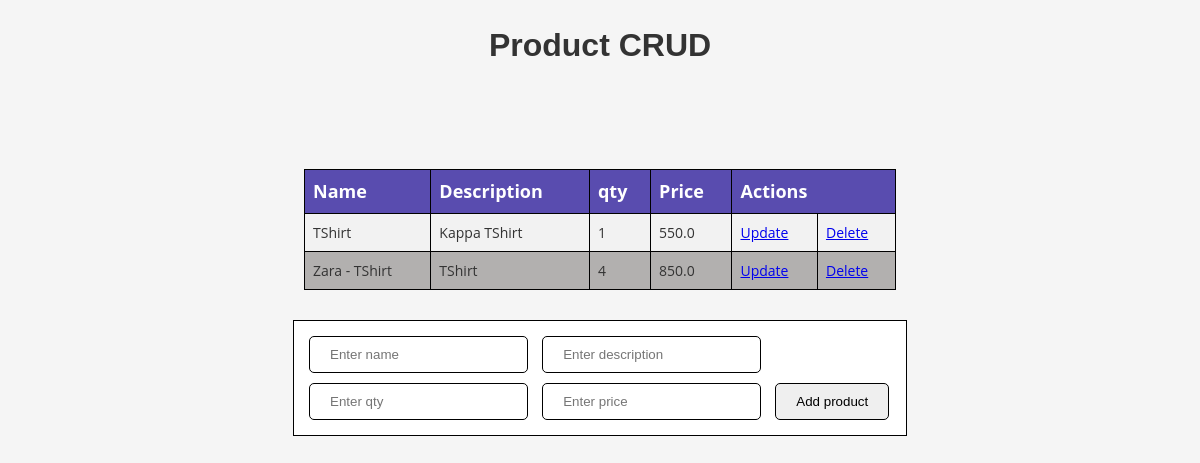
Before: / with the older database file.
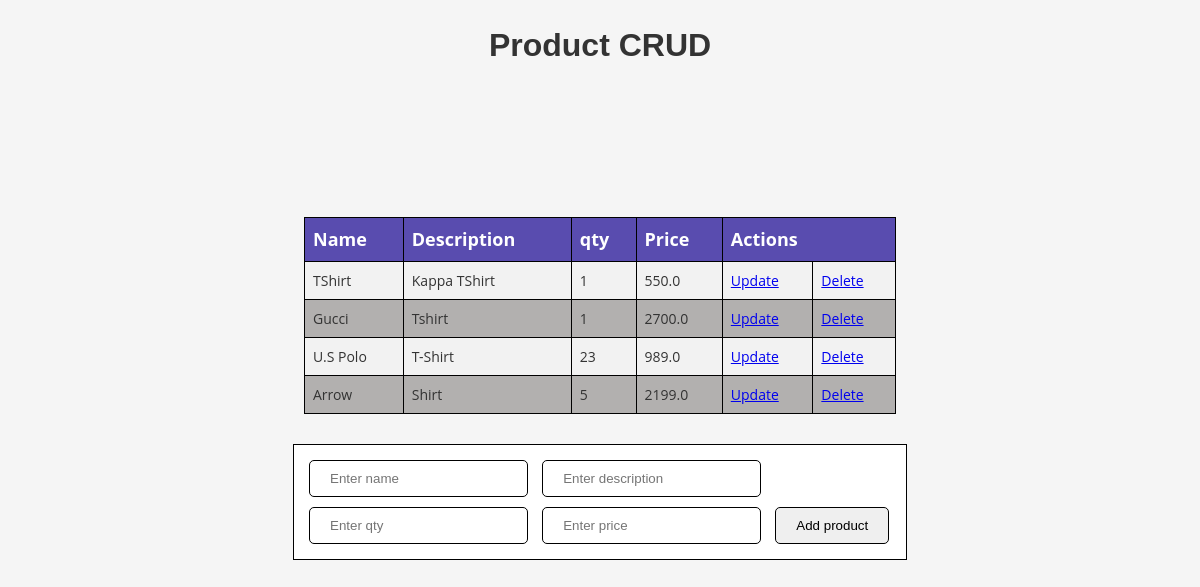
After: the same page with the newer database file.
### app.py (models this page shows, shortened)
class Product(db.Model):
    id = db.Column(db.Integer,primary_key = True)
    name = db.Column(db.String(100),unique=True)
    description = db.Column(db.String(200))
    price = db.Column(db.Float)
    qty = db.Column(db.Integer)

### app.py (the view)
@app.route('/',methods=['GET'])
def get():
    all_products = Product.query.all()
    return render_template("index.html",products=all_products)

### templates/index.html (shortened to what this page needs)
<!DOCTYPE html>
<html lang="en">
<head>
    <link rel="stylesheet" href="{{ url_for('static', filename='css/main.css') }}" >
</head>
<body>
    <h1 style="text-align: center;">Product CRUD</h1>
    <table>
        <tr>
            <th>Name</th>
            <th>Description</th>
            <th>qty</th>
            <th>Price</th>
            <th colspan="2">Actions</th>
        </tr>
        {% for product in products %}
        <tr>
            <td>{{product.name}}</td>
            <td>{{product.description}}</td>
            <td>{{product.qty}}</td>
            <td>{{product.price}}</td>
            <td><a href="/product/{{product.id}}">Update</a></td>
            <br />
            <td><a href="/product/{{product.id}}">Delete</a></td>
        </tr>
        {% endfor %}
    </table>
    <form action="/product" method="post">
        <input type="text" name="name" id="name" placeholder="Enter name" />
        <input type="text" name="description" id="description" placeholder="Enter description" />
        <input type="number" name="qty" id="qty" placeholder="Enter qty" />
        <input type="number" name="price" id="price" placeholder="Enter price" />
        <input type="submit" value="Add product" />
    </form>
</body>
</html>

### static/css/main.css (style rules this page uses)
body { background-color: #f5f5f5; font-family: 'Open Sans', sans-serif; font-size: 16px; line-height: 1.5; color: #333; }
h1, h2, h3, h4, h5, h6 { font-family: 'Montserrat', sans-serif; font-weight: 700; color: #333; }
table { border-collapse: collapse; width: 50%; border: 1px solid #000000; font-size: 14px; margin: 30px auto; }
th { background-color: #594caf; font-size: large; color: white; }
tr:nth-child(even) { background-color: #f2f2f2 }
tr:nth-child(odd) { background-color: #b2b0af }
th, td { text-align: left; padding: 8px; border: 1px solid #000000; }
form { margin: 30px auto; width: 50%; border: 1px solid #000000; padding: 10px; background-color: #ffffff; }
input { padding: 10px 20px; margin: 5px; border-radius: 5px; border: 1px solid #000000; }

Changed rows visible on the page:
changed Product: name "Zara - TShirt" → "Gucci"; description "TShirt" → "Tshirt"; qty "4" → "1"; price "850.0" → "2700.0"
added Product: name "U.S Polo", description "T-Shirt", qty "23", price "989.0"
added Product: name "Arrow", description "Shirt", qty "5", price "2199.0"
